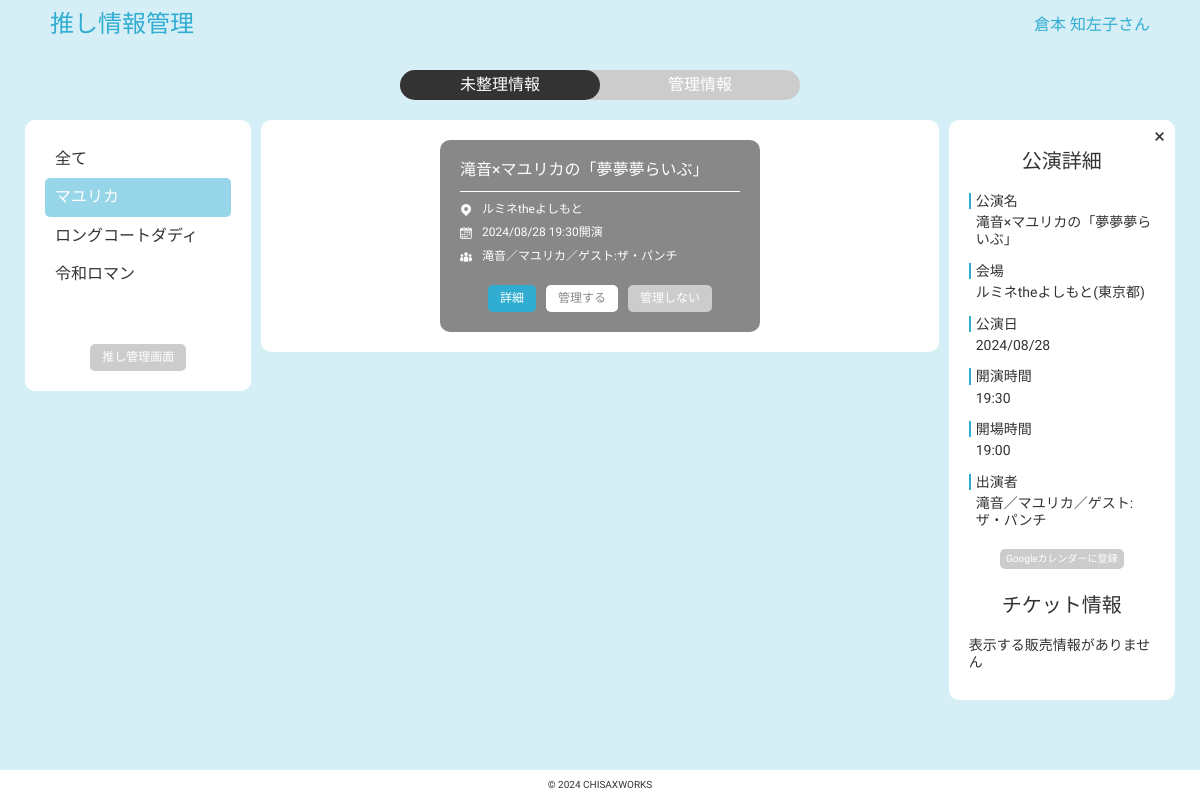
Before: /main_un.php?edid=2&entid=2 (signed in) with the older database file.
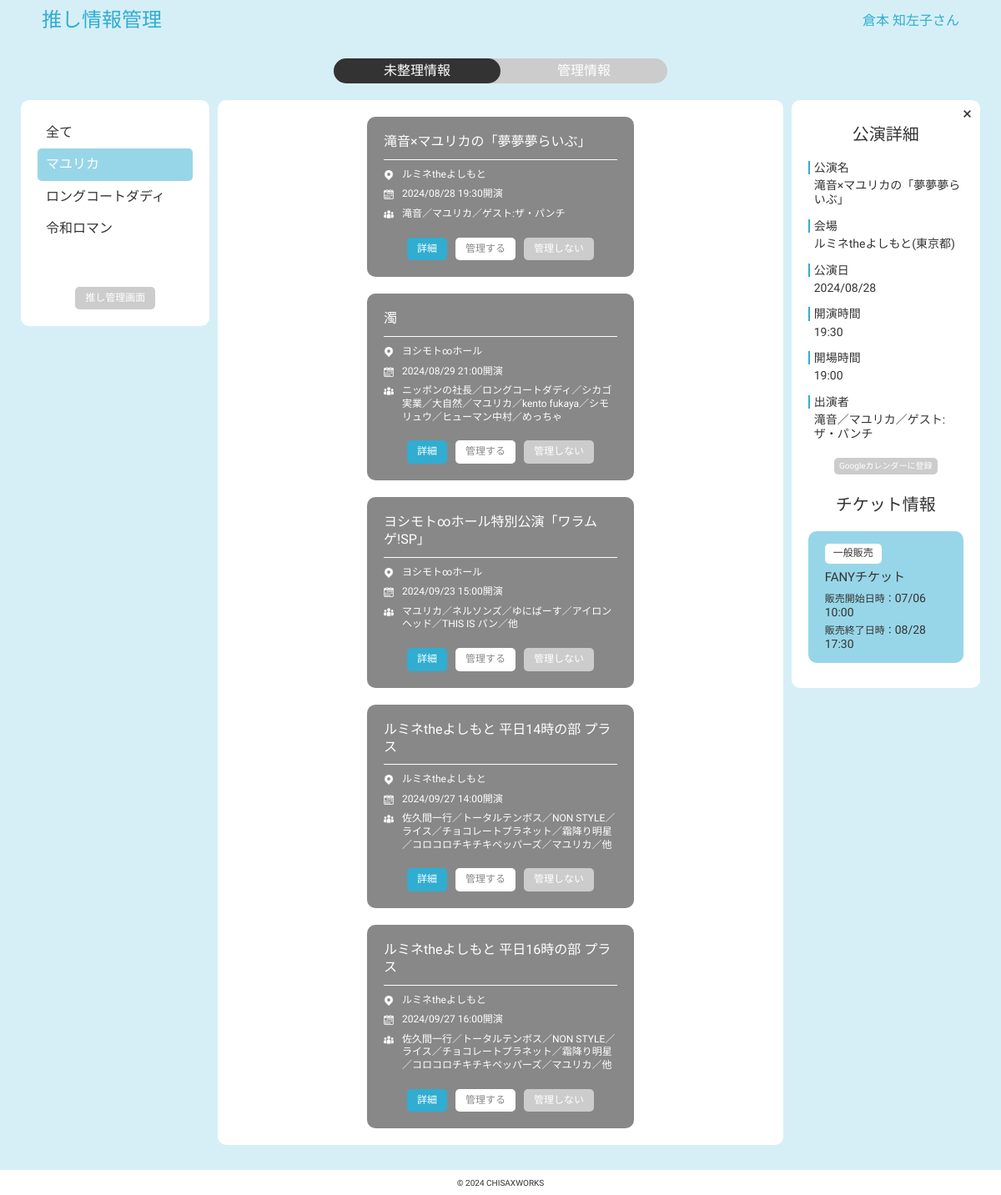
After: the same page with the newer database file.
### tables this page shows
CREATE TABLE `favorite` (
  `ent_id` int(12) NOT NULL,
  `ent_name` varchar(255) NOT NULL,
  `ent_type` varchar(30) NOT NULL,
  `user_id` int(12) NOT NULL,
  `createdDate` datetime NOT NULL,
  `modifiedDate` datetime NOT NULL
);

CREATE TABLE `event` (
  `event_id` int(12) NOT NULL,
  `event_name` varchar(255) NOT NULL,
  `venue_id` int(12) NOT NULL,
  `event_startDate` date NOT NULL,
  `event_startTime` time NOT NULL,
  `event_openTime` time NOT NULL,
  `event_members` varchar(500) NOT NULL,
  `event_source` varchar(30) NOT NULL,
  `isActive` int(1) NOT NULL DEFAULT '1',
  `createdDate` datetime NOT NULL,
  `modifiedDate` datetime NOT NULL
);

CREATE TABLE `venue` (
  `venue_id` int(12) NOT NULL,
  `venue_name` varchar(255) NOT NULL,
  `venue_pref` varchar(4) NOT NULL,
  `createdDate` datetime NOT NULL,
  `modifiedDate` datetime NOT NULL
);

### main_un.php (called while the page is built, shortened)
<?php
require_once('funcs.php');
?>
<?php include("head.php");?>
<?php include("unmanaged.php");?>

### funcs.php (called while the page is built, shortened)
<?php
function h($str){
    return htmlspecialchars($str, ENT_QUOTES, 'UTF-8');
}
?>

### unmanaged.php (the view, shortened to what the changed rows need)
<?php
$pdo = db_conn();
$ent_id = $_GET['entid'];
$event_id = $_GET['edid'];
$userid = $_SESSION["userid"];
$stmt1 = $pdo->prepare("SELECT ent_id, ent_name FROM favorite WHERE user_id = $userid");
$status1 = $stmt1->execute();
if ($status1==false) {
    sql_error($stmt1);
}else{
    $favCount = 0;
    while( $f_result = $stmt1->fetch(PDO::FETCH_ASSOC)){
        $favCount++;
        if($f_result['ent_id'] == $ent_id){
            $favli .= '<a class="favli_link active_fav" href="main_un.php?entid=' . h($f_result['ent_id']) . '"><li>' . h($f_result['ent_name']) . '</li></a>';
        }else{
            $favli .= '<a class="favli_link" href="main_un.php?entid=' . h($f_result['ent_id']) . '"><li>' . h($f_result['ent_name']) . '</li></a>';
        }
        if($favCount == 1){
            $forfilter .= "event_members LIKE '%". h($f_result['ent_name']) ."%'";
        }else{
            $forfilter .= " OR event_members LIKE '%". h($f_result['ent_name']) ."%'";
        }
    }
}
$stmt2 = $pdo->prepare("SELECT ent_name FROM favorite WHERE ent_id = :ent_id");
$stmt2->bindValue(':ent_id', $ent_id, PDO::PARAM_INT);
$status2 = $stmt2->execute();
if($status2 === false){
    sql_error($stmt2);
} else {
    $n_val = $stmt2->fetch();
}
if($n_val['ent_name']){
    $filter = "event_members LIKE '%" . h($n_val['ent_name']) ."%'";
}else{
    $filter = "(" . $forfilter . ")";
}
$stmt3 = $pdo->prepare("SELECT event.event_id, event_name, DATE_FORMAT(event_startDate, '%Y/%m/%d') as event_startDate,
                            DATE_FORMAT(event_startTime, '%H:%i') as event_startTime,
                            DATE_FORMAT(event_openTime,'%H:%i') as event_openTime, event_members, venue_name, venue_pref
                        FROM event
                        JOIN venue on event.venue_id = venue.venue_id
                        LEFT JOIN(
                            SELECT event_id FROM event_mg_tbl WHERE user_id = $userid GROUP BY event_id
                        ) AS temptbl ON event.event_id = temptbl.event_id
                        WHERE temptbl.event_id IS NULL AND $filter AND event_startDate >= CURDATE()
                        ORDER BY event_startDate");
$status3 = $stmt3->execute();
$item="";
if ($status3==false) {
    sql_error($stmt3);
}else{
    while( $n_result = $stmt3->fetch(PDO::FETCH_ASSOC)){
        $item .= '<div class="item">';
        $item .= '<div class="item_sub"><p class="ename">' . h($n_result['event_name']) . '</p>';
        $item .= '<p><img src="img/venue.png" alt="会場">' . h($n_result['venue_name']) . '</p>';
        $item .= '<p><img src="img/date.png" alt="公演日時">' . h($n_result['event_startDate']) .' '. h($n_result['event_startTime']) . '開演</p>';
        $item .= '<p><img src="img/entertainer.png" alt="出演者">' . h($n_result['event_members']) . '</p></div>';
        if($ent_id){
            $item .= '<div class="mg_btn_wrap"><a class="mgact_btn ed_btn" href="main_un.php?edid=' . h($n_result['event_id']) . '&entid=' . $ent_id . '">詳細</a>';
        }else{
            $item .= '<div class="mg_btn_wrap"><a class="mgact_btn ed_btn" href="main_un.php?edid=' . h($n_result['event_id']) . '">詳細</a>';
        }
        $item .= '<a class="mgact_btn start_mg" href="add_mg.php?id=' . h($n_result['event_id']) . '">管理する</a>';
        $item .= '<a class="mgsub_btn outof_mg" href="outof_mg.php?id=' . h($n_result['event_id']) . '">管理しない</a></div></div>';
    }
}
if($event_id){
    $stmt4 = $pdo->prepare("SELECT event_name, DATE_FORMAT(event_startDate, '%Y/%m/%d') as event_startDate,
                                DATE_FORMAT(event_startTime, '%H:%i') as event_startTime,
                                DATE_FORMAT(event_openTime,'%H:%i') as event_openTime, event_members, venue_name, venue_pref,
                                DATE_FORMAT(event_startDate, '%Y%m%d') as forgoogle_startDate,
                                DATE_FORMAT(event_startTime, '%H%i%s') as forgoogle_startTime
                            FROM event
                            JOIN venue on event.venue_id = venue.venue_id
                            WHERE event_id = :event_id");
    $stmt4->bindValue(':event_id', $event_id, PDO::PARAM_INT);
    $status4 = $stmt4->execute();
    if ($status4==false) {
        sql_error($stmt4);
    }else{
        $e_result = $stmt4->fetch();
    }
    $stmt5 = $pdo->prepare("SELECT DATE_FORMAT(ti_startDate, '%m/%d') as ti_startDate, DATE_FORMAT(ti_startTime, '%H:%i') as ti_startTime,
                            DATE_FORMAT(ti_endDate, '%m/%d') as ti_endDate, DATE_FORMAT(ti_endTime, '%H:%i') as ti_endTime,
                            agency_name, agency_url, sm_name, ticket_info.sm_id as sm_id
                            FROM ticket_info
                            JOIN ticket_agency on ticket_info.agency_id = ticket_agency.agency_id
                            JOIN sales_methods on ticket_info.sm_id = sales_methods.sm_id
                            WHERE event_id = :event_id AND ti_endDate >= CURDATE()
                            ORDER BY ticket_info.sm_id DESC");
    $stmt5->bindValue(':event_id', $event_id, PDO::PARAM_INT);
    $status5 = $stmt5->execute();
    $ticket_info="";
    if ($status5==false) {
        sql_error($stmt5);
    }else{
        $apinfoCount = 0;
        while( $a_result = $stmt5->fetch(PDO::FETCH_ASSOC)){
            $apinfoCount++;
            if($a_result['sm_id'] == 1){
                $ticket_info .= '<div class="ticketinfo_item"><p class="ti_type">' . h($a_result['sm_name']) . '</p>';
            }else{
                $ticket_info .= '<div class="ticketinfo_item"><p class="ti_type_sp">' . h($a_result['sm_name']) . '</p>';
            }
            $ticket_info .= '<a target="_blank" href="' . h($a_result['agency_url']) . '"><p class="ti_agency">' . h($a_result['agency_name']) . '</p></a>';
            $ticket_info .= '<p><span class="ti_stitle">販売開始日時：</span>' . h($a_result['ti_startDate']) .' '. h($a_result['ti_startTime']) . '</p>';
            $ticket_info .= '<p><span class="ti_stitle">販売終了日時：</span>' . h($a_result['ti_endDate']) .' '. h($a_result['ti_endTime']) . '</p></div>';
        }
        if ($apinfoCount == 0) {
            $ticket_info = "<span>表示する販売情報がありません</span>";
        }
    }
}
?>
<div class="main_area">
    <div class="filter_area">
        <ul class="filter_favlist">
            <?= $favli ?>
        </ul>
    </div>
    <div class="data_area">
        <?= $item ?>
    </div>
    <div class="event_detail">
        <h2>公演詳細</h2>
        <div class="detail_item_wrap">
            <div class="detail_item">
                <h3>公演名</h3>
                <p><?= h($e_result['event_name']) ?></p>
            </div>
            <div class="detail_item">
                <h3>会場</h3>
                <p><?= h($e_result['venue_name']) .'('. h($e_result['venue_pref']) .')' ?></p>
            </div>
            <div class="detail_item">
                <h3>出演者</h3>
                <p><?= h($e_result['event_members']) ?></p>
            </div>
        </div>
        <h2>チケット情報</h2>
        <div class="ticketinfo_wrap">
            <?= $ticket_info ?>
        </div>
    </div>
</div>

Changed rows visible on the page:
added event: event_name "濁", venue.venue_name "ヨシモト∞ホール", event_startDate "2024/08/29", event_startTime "21:00", event_members "ニッポンの社長／ロングコートダディ／シカゴ実業／大自然／マユリカ／kento fukaya／シモリュウ／ヒューマン中村／めっちゃ"
added event: event_name "ヨシモト∞ホール特別公演「ワラムゲ!SP」", venue.venue_name "ヨシモト∞ホール", event_startDate "2024/09/23", event_startTime "15:00", event_members "マユリカ／ネルソンズ／ゆにばーす／アイロンヘッド／THIS IS パン／他"
added event: event_name "ルミネtheよしもと 平日14時の部 プラス", venue.venue_name "ルミネtheよしもと", event_startDate "2024/09/27", event_startTime "14:00", event_members "佐久間一行／トータルテンボス／NON STYLE／ライス／チョコレートプラネット／霜降り明星／コロコロチキチキペッパーズ／マユリカ／他"
added event: event_name "ルミネtheよしもと 平日16時の部 プラス", venue.venue_name "ルミネtheよしもと", event_startDate "2024/09/27", event_startTime "16:00", event_members "佐久間一行／トータルテンボス／NON STYLE／ライス／チョコレートプラネット／霜降り明星／コロコロチキチキペッパーズ／マユリカ／他"
Other visible differences:
new list line: "一般販売 FANYチケット 販売開始日時： 07/06 10:00 販売終了日時： 08/28 17:30"
text no longer shown: "表示する販売情報がありません"
